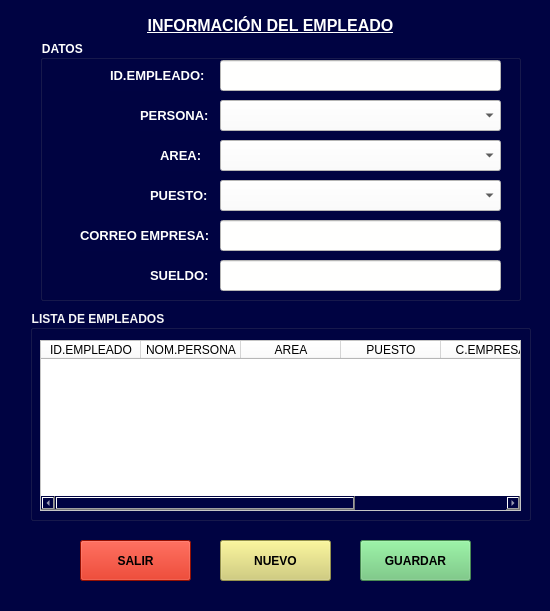
<?xml version="1.0" encoding="UTF-8"?>
<ui version="4.0">
 <class>frmempleado</class>
 <widget class="QMainWindow" name="frmempleado">
  <property name="geometry">
   <rect>
    <x>0</x>
    <y>0</y>
    <width>550</width>
    <height>611</height>
   </rect>
  </property>
  <property name="windowTitle">
   <string>Empleado</string>
  </property>
  <property name="styleSheet">
   <string notr="true">background-color: rgb(0, 3, 66);</string>
  </property>
  <widget class="QWidget" name="centralwidget">
   <widget class="QLabel" name="label">
    <property name="geometry">
     <rect>
      <x>60</x>
      <y>10</y>
      <width>421</width>
      <height>31</height>
     </rect>
    </property>
    <property name="font">
     <font>
      <pointsize>12</pointsize>
      <weight>75</weight>
      <italic>false</italic>
      <bold>true</bold>
      <underline>true</underline>
      <strikeout>false</strikeout>
     </font>
    </property>
    <property name="styleSheet">
     <string notr="true">color: rgb(255, 255, 254);</string>
    </property>
    <property name="text">
     <string>INFORMACIÓN DEL EMPLEADO</string>
    </property>
    <property name="alignment">
     <set>Qt::AlignCenter</set>
    </property>
   </widget>
   <widget class="QGroupBox" name="groupBox">
    <property name="geometry">
     <rect>
      <x>40</x>
      <y>40</y>
      <width>481</width>
      <height>261</height>
     </rect>
    </property>
    <property name="font">
     <font>
      <pointsize>9</pointsize>
      <weight>75</weight>
      <bold>true</bold>
     </font>
    </property>
    <property name="styleSheet">
     <string notr="true">color: rgb(255, 255, 254);</string>
    </property>
    <property name="title">
     <string>DATOS </string>
    </property>
    <widget class="QLabel" name="label_2">
     <property name="geometry">
      <rect>
       <x>100</x>
       <y>60</y>
       <width>81</width>
       <height>31</height>
      </rect>
     </property>
     <property name="font">
      <font>
       <pointsize>10</pointsize>
       <weight>75</weight>
       <bold>true</bold>
      </font>
     </property>
     <property name="text">
      <string>PERSONA:</string>
     </property>
    </widget>
    <widget class="QLabel" name="label_3">
     <property name="geometry">
      <rect>
       <x>120</x>
       <y>100</y>
       <width>61</width>
       <height>31</height>
      </rect>
     </property>
     <property name="font">
      <font>
       <pointsize>10</pointsize>
       <weight>75</weight>
       <bold>true</bold>
      </font>
     </property>
     <property name="text">
      <string>AREA:</string>
     </property>
    </widget>
    <widget class="QLabel" name="label_4">
     <property name="geometry">
      <rect>
       <x>110</x>
       <y>140</y>
       <width>71</width>
       <height>31</height>
      </rect>
     </property>
     <property name="font">
      <font>
       <pointsize>10</pointsize>
       <weight>75</weight>
       <bold>true</bold>
      </font>
     </property>
     <property name="text">
      <string>PUESTO:</string>
     </property>
    </widget>
    <widget class="QLabel" name="label_7">
     <property name="geometry">
      <rect>
       <x>40</x>
       <y>180</y>
       <width>141</width>
       <height>31</height>
      </rect>
     </property>
     <property name="font">
      <font>
       <pointsize>10</pointsize>
       <weight>75</weight>
       <bold>true</bold>
      </font>
     </property>
     <property name="text">
      <string>CORREO EMPRESA:</string>
     </property>
    </widget>
    <widget class="QLineEdit" name="txtcorreoempresa">
     <property name="geometry">
      <rect>
       <x>180</x>
       <y>180</y>
       <width>281</width>
       <height>31</height>
      </rect>
     </property>
     <property name="styleSheet">
      <string notr="true">background-color: rgb(255, 255, 254);
color: rgb(0, 0, 0);</string>
     </property>
    </widget>
    <widget class="QComboBox" name="cboarea">
     <property name="geometry">
      <rect>
       <x>180</x>
       <y>100</y>
       <width>281</width>
       <height>31</height>
      </rect>
     </property>
     <property name="styleSheet">
      <string notr="true">background-color: rgb(255, 255, 254);
color: rgb(0, 0, 0);</string>
     </property>
    </widget>
    <widget class="QComboBox" name="cbopuesto">
     <property name="geometry">
      <rect>
       <x>180</x>
       <y>140</y>
       <width>281</width>
       <height>31</height>
      </rect>
     </property>
     <property name="styleSheet">
      <string notr="true">background-color: rgb(255, 255, 254);
color: rgb(0, 0, 0);</string>
     </property>
    </widget>
    <widget class="QLabel" name="label_5">
     <property name="geometry">
      <rect>
       <x>110</x>
       <y>220</y>
       <width>71</width>
       <height>31</height>
      </rect>
     </property>
     <property name="font">
      <font>
       <pointsize>10</pointsize>
       <weight>75</weight>
       <bold>true</bold>
      </font>
     </property>
     <property name="text">
      <string>SUELDO:</string>
     </property>
    </widget>
    <widget class="QLineEdit" name="txtsueldo">
     <property name="geometry">
      <rect>
       <x>180</x>
       <y>220</y>
       <width>281</width>
       <height>31</height>
      </rect>
     </property>
     <property name="styleSheet">
      <string notr="true">background-color: rgb(255, 255, 254);
color: rgb(0, 0, 0);</string>
     </property>
    </widget>
    <widget class="QComboBox" name="cboidpersona">
     <property name="geometry">
      <rect>
       <x>180</x>
       <y>60</y>
       <width>281</width>
       <height>31</height>
      </rect>
     </property>
     <property name="styleSheet">
      <string notr="true">background-color: rgb(255, 255, 254);
color: rgb(0, 0, 0);</string>
     </property>
    </widget>
    <widget class="QLabel" name="label_6">
     <property name="geometry">
      <rect>
       <x>70</x>
       <y>20</y>
       <width>111</width>
       <height>31</height>
      </rect>
     </property>
     <property name="font">
      <font>
       <pointsize>10</pointsize>
       <weight>75</weight>
       <bold>true</bold>
      </font>
     </property>
     <property name="text">
      <string>ID.EMPLEADO:</string>
     </property>
    </widget>
    <widget class="QLineEdit" name="txtidempleado">
     <property name="geometry">
      <rect>
       <x>180</x>
       <y>20</y>
       <width>281</width>
       <height>31</height>
      </rect>
     </property>
     <property name="styleSheet">
      <string notr="true">background-color: rgb(255, 255, 254);
color: rgb(0, 0, 0);</string>
     </property>
    </widget>
   </widget>
   <widget class="QPushButton" name="btnguardar">
    <property name="geometry">
     <rect>
      <x>360</x>
      <y>540</y>
      <width>111</width>
      <height>41</height>
     </rect>
    </property>
    <property name="font">
     <font>
      <pointsize>9</pointsize>
      <weight>75</weight>
      <italic>false</italic>
      <bold>true</bold>
      <underline>false</underline>
      <strikeout>false</strikeout>
     </font>
    </property>
    <property name="styleSheet">
     <string notr="true">background-color: rgb(102, 195, 115);</string>
    </property>
    <property name="text">
     <string>GUARDAR</string>
    </property>
   </widget>
   <widget class="QPushButton" name="btnnuevo">
    <property name="geometry">
     <rect>
      <x>220</x>
      <y>540</y>
      <width>111</width>
      <height>41</height>
     </rect>
    </property>
    <property name="font">
     <font>
      <pointsize>9</pointsize>
      <weight>75</weight>
      <bold>true</bold>
     </font>
    </property>
    <property name="styleSheet">
     <string notr="true">background-color: rgb(209, 205, 106);</string>
    </property>
    <property name="text">
     <string>NUEVO</string>
    </property>
    <property name="checkable">
     <bool>false</bool>
    </property>
    <property name="autoRepeat">
     <bool>false</bool>
    </property>
    <property name="autoExclusive">
     <bool>false</bool>
    </property>
    <property name="autoDefault">
     <bool>false</bool>
    </property>
    <property name="default">
     <bool>false</bool>
    </property>
    <property name="flat">
     <bool>false</bool>
    </property>
   </widget>
   <widget class="QPushButton" name="btnsalir">
    <property name="geometry">
     <rect>
      <x>80</x>
      <y>540</y>
      <width>111</width>
      <height>41</height>
     </rect>
    </property>
    <property name="font">
     <font>
      <pointsize>9</pointsize>
      <weight>75</weight>
      <bold>true</bold>
     </font>
    </property>
    <property name="styleSheet">
     <string notr="true">background-color: rgb(209, 23, 1);</string>
    </property>
    <property name="text">
     <string>SALIR</string>
    </property>
    <property name="checkable">
     <bool>false</bool>
    </property>
    <property name="autoRepeat">
     <bool>false</bool>
    </property>
    <property name="autoExclusive">
     <bool>false</bool>
    </property>
    <property name="autoDefault">
     <bool>false</bool>
    </property>
    <property name="default">
     <bool>false</bool>
    </property>
    <property name="flat">
     <bool>false</bool>
    </property>
   </widget>
   <widget class="QGroupBox" name="groupBox_2">
    <property name="geometry">
     <rect>
      <x>30</x>
      <y>310</y>
      <width>501</width>
      <height>211</height>
     </rect>
    </property>
    <property name="font">
     <font>
      <pointsize>9</pointsize>
      <weight>75</weight>
      <bold>true</bold>
     </font>
    </property>
    <property name="styleSheet">
     <string notr="true">color: rgb(247, 247, 247);</string>
    </property>
    <property name="title">
     <string>LISTA DE EMPLEADOS</string>
    </property>
    <widget class="QTableWidget" name="tblempleado">
     <property name="geometry">
      <rect>
       <x>10</x>
       <y>30</y>
       <width>481</width>
       <height>171</height>
      </rect>
     </property>
     <property name="styleSheet">
      <string notr="true">color: rgb(0, 0, 0);
background-color: rgb(255, 255, 255);</string>
     </property>
     <column>
      <property name="text">
       <string>ID.EMPLEADO</string>
      </property>
     </column>
     <column>
      <property name="text">
       <string>NOM.PERSONA</string>
      </property>
     </column>
     <column>
      <property name="text">
       <string>AREA</string>
      </property>
     </column>
     <column>
      <property name="text">
       <string>PUESTO</string>
      </property>
     </column>
     <column>
      <property name="text">
       <string>C.EMPRESA</string>
      </property>
     </column>
     <column>
      <property name="text">
       <string>SUELDO</string>
      </property>
     </column>
    </widget>
   </widget>
  </widget>
  <widget class="QStatusBar" name="statusbar"/>
 </widget>
 <resources/>
 <connections/>
</ui>
